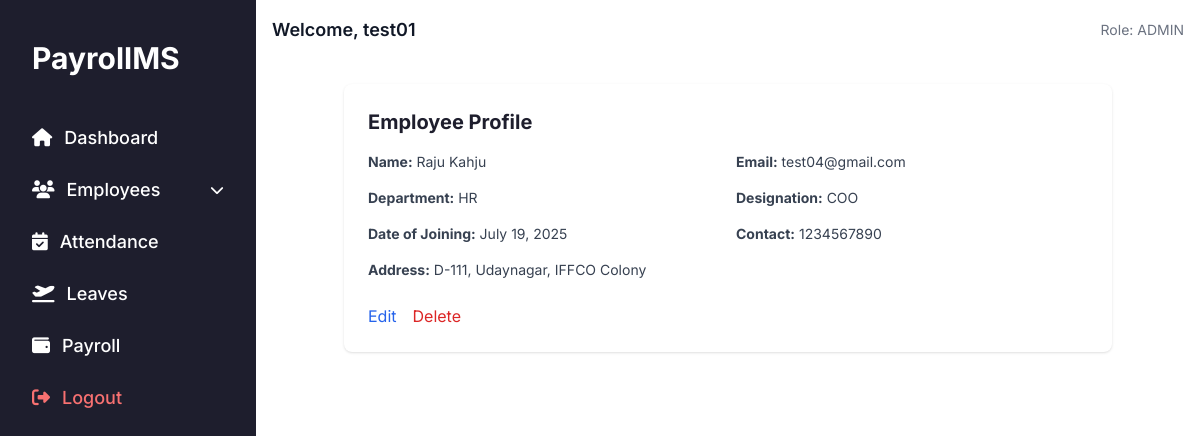
Page /employees/employees/4/ (signed in) on the committed database.
### users/models.py (models this page shows, shortened)
class User(AbstractUser):
    ROLE_CHOICES = (
        ('ADMIN', 'Admin'),
        ('HR', 'HR'),
        ('EMPLOYEE', 'Employee'),
    )
    role = models.CharField(max_length=10, choices=ROLE_CHOICES)

### employees/models.py (models this page shows, shortened)
class Employee(models.Model):
    user = models.OneToOneField(User, on_delete=models.CASCADE, related_name='employee')
    department = models.ForeignKey(Department, on_delete=models.SET_NULL, null=True)
    designation = models.ForeignKey(Designation, on_delete=models.SET_NULL, null=True)
    date_of_joining = models.DateField()
    contact_number = models.CharField(max_length=15)
    address = models.TextField()

class Department(models.Model):
    name = models.CharField(max_length=100)
    def __str__(self):
        return self.name

class Designation(models.Model):
    title = models.CharField(max_length=100)
    def __str__(self):
        return self.title

### employees/views.py (the view)
# urls.py: path('employees/<int:pk>/', views.employee_detail, name='employee_detail'),
@login_required
@user_passes_test(is_admin)
def employee_detail(request, pk):
    employee = get_object_or_404(Employee, pk=pk)
    return render(request, 'employees/employee_detail.html', {'employee': employee})

### employees/views.py (called while the page is built)
def is_admin(user):
    return user.is_authenticated and user.role == 'ADMIN'

### templates/employees/employee_detail.html
{% extends 'dashboard/base_dashboard.html' %}
{% block content %}
<div class="max-w-3xl mx-auto bg-white p-6 rounded-lg shadow">
  <h2 class="text-xl font-bold mb-4 text-[#1e1e2d]">Employee Profile</h2>
  <div class="grid grid-cols-1 md:grid-cols-2 gap-4 text-sm text-gray-700">
    <p><strong>Name:</strong> {{ employee.user.get_full_name }}</p>
    <p><strong>Email:</strong> {{ employee.user.email }}</p>
    <p><strong>Department:</strong> {{ employee.department }}</p>
    <p><strong>Designation:</strong> {{ employee.designation }}</p>
    <p><strong>Date of Joining:</strong> {{ employee.date_of_joining }}</p>
    <p><strong>Contact:</strong> {{ employee.contact_number }}</p>
    <p><strong>Address:</strong> {{ employee.address }}</p>
  </div>
  <div class="mt-6 flex gap-4">
    <a href="{% url 'employees:employee_edit' employee.pk %}" class="text-blue-600 hover:underline">Edit</a>
    <a href="{% url 'employees:employee_delete' employee.pk %}" class="text-red-600 hover:underline">Delete</a>
  </div>
</div>
{% endblock %}

### templates/dashboard/base_dashboard.html (shortened to what this page needs)
<!DOCTYPE html>
<html lang="en">
<head>
  <script src="https://cdn.tailwindcss.com"></script>
  <link
    rel="stylesheet"
    href="https://cdnjs.cloudflare.com/ajax/libs/font-awesome/6.5.0/css/all.min.css"
  />
</head>
<body class="bg-[#f3f4f6] text-[#111827]">
  <div class="flex h-screen overflow-hidden">
    <aside class="w-64 hidden md:block bg-[#1e1e2d] text-white p-4 shadow-lg">
      <div class="text-3xl font-bold px-4 py-6 text-white">PayrollMS</div>
      <nav class="space-y-2 mt-4 text-lg font-medium">
        <a href="#" class="sidebar-link flex items-center gap-3 px-4 py-2 rounded-lg transition duration-150 hover:bg-[#2a2a3c]">
          <i class="fas fa-home text-white"></i> Dashboard
        </a>
        <div class="sidebar-link px-4 py-2 rounded-lg transition duration-150 hover:bg-[#2a2a3c]">
  <div class="flex items-center justify-between cursor-pointer" onclick="toggleDropdown('employeeMenu')">
    <span class="flex items-center gap-3">
      <i class="fas fa-users text-white"></i> Employees
    </span>
    <i class="fas fa-chevron-down text-sm"></i>
  </div>
</div>
        <a href="#" class="sidebar-link flex items-center gap-3 px-4 py-2 rounded-lg transition duration-150 hover:bg-[#2a2a3c]">
          <i class="fas fa-calendar-check text-white"></i> Attendance
        </a>
        <a href="#" class="sidebar-link flex items-center gap-3 px-4 py-2 rounded-lg transition duration-150 hover:bg-[#2a2a3c]">
          <i class="fas fa-plane-departure text-white"></i> Leaves
        </a>
        <a href="#" class="sidebar-link flex items-center gap-3 px-4 py-2 rounded-lg transition duration-150 hover:bg-[#2a2a3c]">
          <i class="fas fa-wallet text-white"></i> Payroll
        </a>
        <a href="{% url 'users:logout' %}" class="sidebar-link flex items-center gap-3 px-4 py-2 rounded-lg text-red-400 hover:bg-red-900 transition duration-150">
          <i class="fas fa-sign-out-alt"></i> Logout
        </a>
      </nav>
    </aside>
    <div class="flex-1 flex flex-col overflow-hidden">
      <header class="flex justify-between items-center p-4 bg-white shadow">
        <h1 class="text-lg font-semibold">Welcome, {{ request.user.username }}</h1>
        <span class="text-sm text-gray-500">Role: {{ request.user.role }}</span>
      </header>
      <main class="flex-1 overflow-y-auto p-6 bg-white">
        {% block content %}{% endblock %}
      </main>
    </div>
  </div>
</body>
</html>

### templates/dashboard/base_dashboard.html (style rules this page uses)
body { font-family: 'Inter', sans-serif; }

### rows in the picture
User: user.username "test01", user.role "ADMIN"
Employee: user.get_full_name "Raju Kahju", user.email "test04@gmail.com", department "HR", designation "COO", date_of_joining "July 19, 2025", contact_number "1234567890", address "D-111, Udaynagar, IFFCO Colony"
